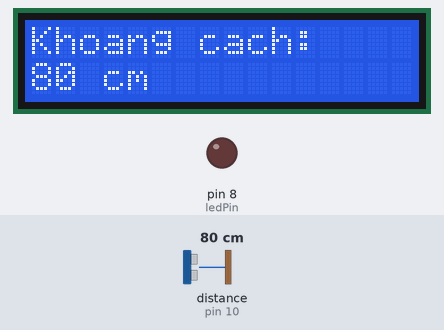
This sketch was run on a simulated Arduino Uno, built with avr-gcc and run on an emulated ATmega328P. On the bench: 16×2 character LCD, output pins drawn as LEDs (lit = HIGH). Wiring (from diagram.json): ultrasonic range finder: trigger pin 9; echo pin 10. Inputs (shaded band) come from the test bench; at power-on: distance to the obstacle (sensor on pin 10) 80 cm. The echo pulse lasts 58.3 µs per cm; pins used as bus, display or sensor lines are not drawn; what the sketch prints to the serial monitor is not drawn.

Above: at 1.2 s.
1.3 s: distance to the obstacle (sensor on pin 10) set to 23 cm
At 2.7 s:
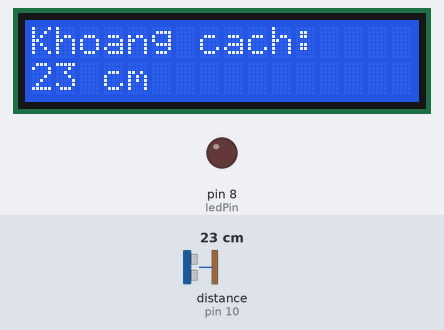
3.0 s: distance to the obstacle (sensor on pin 10) set to 19 cm
At 4.3 s:
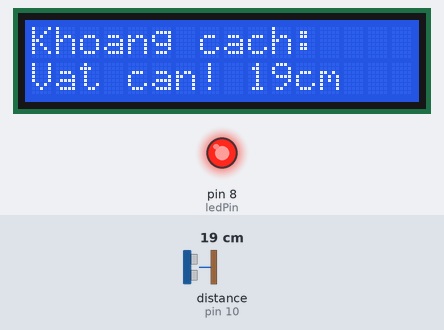
4.6 s: distance to the obstacle (sensor on pin 10) set to 120 cm
At 6.4 s:
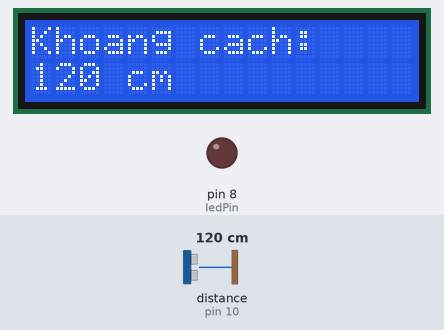
6.6 s: distance to the obstacle (sensor on pin 10) set to 2 cm
At 7.9 s:
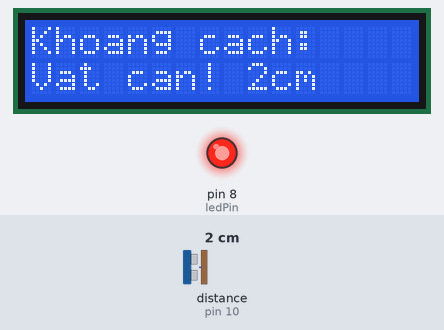
Timing chart, 0 to 9.1 s (numbered marks = the images above; inputs shaded):
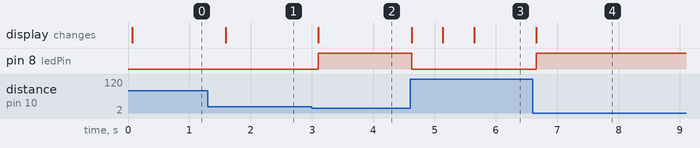

Measured:
- the behaviour switches between 21 and 20 cm on distance to the obstacle (sensor on pin 10) (found by bisection; images 1 and 2)
- after the input at 1.3 s, the display: changes after 0.29 s (image 1)
- after the input at 3.0 s, pin 8 (ledPin): LOW → HIGH after 0.10 s; the display: changes after 0.11 s (image 2)
- after the input at 4.6 s, pin 8 (ledPin): HIGH → LOW at once; the display: changes at once (image 3)
- after the input at 6.6 s, pin 8 (ledPin): LOW → HIGH after 0.06 s; the display: changes after 0.06 s (image 4)

The sketch:

sketch.ino
```cpp
#include <LiquidCrystal.h>

// Khai báo chân LCD: RS, E, DB4, DB5, DB6, DB7
LiquidCrystal lcd(12, 11, 5, 4, 3, 2);

// Chân kết nối HC-SR04
const int trigPin = 9;
const int echoPin = 10;

// Chân LED báo hiệu vật cản
const int ledPin = 8;

// Ngưỡng khoảng cách để cảnh báo (đơn vị: cm)
const float NGUONG_CANH_BAO = 20.0;

void setup() {
  lcd.begin(16, 2);
  lcd.setCursor(0, 0);
  lcd.print("Khoang cach:");

  pinMode(trigPin, OUTPUT);
  pinMode(echoPin, INPUT);
  pinMode(ledPin, OUTPUT);

  Serial.begin(9600);
}

void loop() {
  float khoangCach = doKhoangCach();

  // Hiển thị khoảng cách lên LCD, hàng thứ 2
  lcd.setCursor(0, 1);
  if (khoangCach <= NGUONG_CANH_BAO) {
    lcd.print("Vat can! ");
    lcd.print(khoangCach, 0);
    lcd.print("cm ");
    digitalWrite(ledPin, HIGH);   // Bật LED cảnh báo
  } else {
    lcd.print(khoangCach, 0);
    lcd.print(" cm         ");    // khoảng trắng để xóa ký tự cũ
    digitalWrite(ledPin, LOW);    // Tắt LED
  }

  // In ra Serial Monitor để theo dõi/debug
  Serial.print("Khoang cach: ");
  Serial.print(khoangCach);
  Serial.println(" cm");

  delay(500);  // cập nhật mỗi 0.5 giây
}

// Hàm đo khoảng cách bằng cảm biến siêu âm HC-SR04
float doKhoangCach() {
  // Phát xung TRIG trong 10 micro giây để bắt đầu đo
  digitalWrite(trigPin, LOW);
  delayMicroseconds(2);
  digitalWrite(trigPin, HIGH);
  delayMicroseconds(10);
  digitalWrite(trigPin, LOW);

  // Đo thời gian xung HIGH trên chân ECHO (đơn vị: micro giây)
  long thoiGian = pulseIn(echoPin, HIGH);

  // Công thức đổi thời gian ra khoảng cách (cm): thời gian / 58
  float khoangCach = thoiGian / 58.0;

  return khoangCach;
}
```
